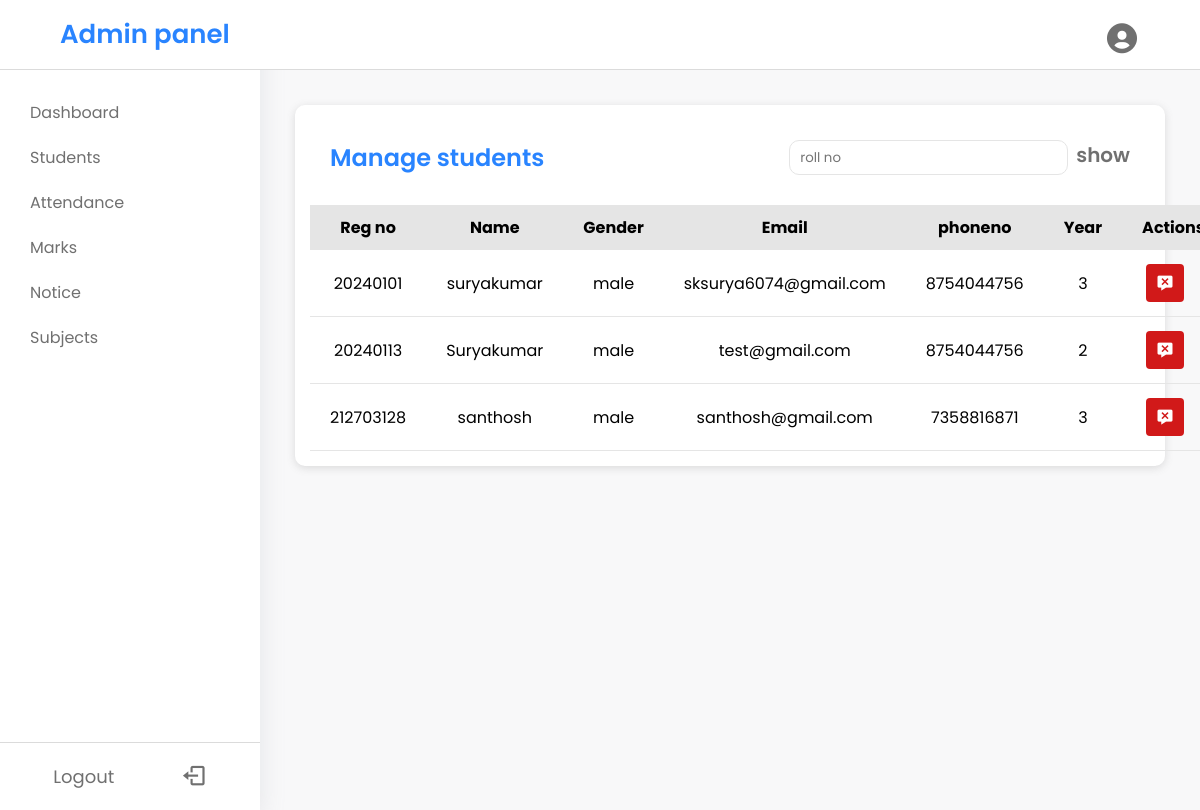
Page /manage-student.php (signed in) on the earlier database version.
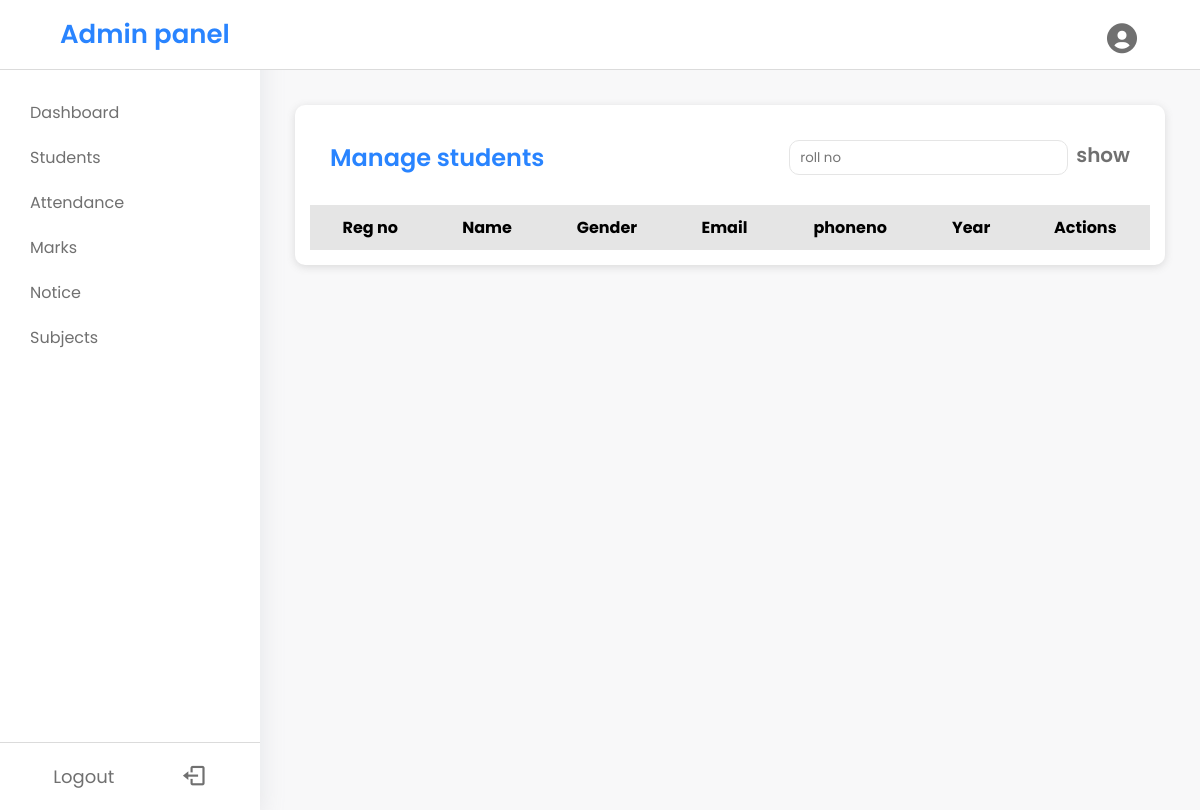
Same page on the later database version.
### tables this page shows
CREATE TABLE `student_details` (
  `stud_id` int(11) NOT NULL,
  `stud_name` varchar(50) NOT NULL,
  `stud_dob` date DEFAULT NULL,
  `stud_phno` varchar(15) DEFAULT NULL,
  `stud_email` varchar(100) DEFAULT NULL,
  `stud_street` varchar(100) DEFAULT NULL,
  `stud_city` varchar(50) DEFAULT NULL,
  `stud_district` varchar(50) DEFAULT NULL,
  `stud_pincode` varchar(10) DEFAULT NULL,
  `stud_fathername` varchar(50) DEFAULT NULL,
  `stud_fatherno` varchar(15) DEFAULT NULL,
  `stud_mothername` varchar(50) DEFAULT NULL,
  `stud_motherno` varchar(15) DEFAULT NULL,
  `stud_year` varchar(5) DEFAULT NULL,
  `stud_dept` varchar(50) DEFAULT NULL,
  `stud_gender` enum('male','female') DEFAULT NULL
);

### manage-student.php (the view, shortened to what this page needs)
<?php
include("./Assets/links.php"); ?>
<!DOCTYPE html>
<html lang="en">
<head>
</head>
<body>
    <nav>
        <?php include("./Assets/nav.php") ?>
    </nav>
    <div class="body-content">
        <div class="sidemenubar">
            <?php include("./Assets/sidemenu.php") ?>
        </div>
        <div class="main-content">
            <div class="manage-stud">
                <div class="stud-table-head">
                    <div class="stud-title">
                        <p>Manage students</p>
                    </div>
                    <div class="stud-search">
                        <input type="text" placeholder="roll no" />
                        <p>show</p>
                    </div>
                </div>
                <form action="manage-student.php" method="post" onSubmit="return confirm('Are you sure to delete?')">
                    <table class=" mstud" style="overflow-x: scroll">
                        <thead>
                            <tr>
                                <th>Reg no</th>
                                <th>Name</th>
                                <th>Gender</th>
                                <th>Email</th>
                                <th>phoneno</th>
                                <th>Year</th>
                                <th>Actions</th>
                            </tr>
                        </thead>
                        <tbody>
                            <?php
                            include('./config/connect.php');
                            $sql = "select `stud_id`, `stud_name`,  `stud_email`, `stud_phno`,  `stud_year`, `stud_dept`, `stud_gender` from `student_details`";
                            $result = $conn->query($sql);
                            $numrows = mysqli_num_rows($result);
                            if ($numrows > 0) {
                                while ($row = mysqli_fetch_assoc($result)) {
                                    echo "<tr>";
                                    echo "<td>" . $row['stud_id'] . "</td>";
                                    echo "<td>" . $row['stud_name'] . "</td>";
                                    echo "<td>" . $row['stud_gender'] . "</td>";
                                    echo "<td>" . $row['stud_email'] . "</td>";
                                    echo "<td>" . $row['stud_phno'] . "</td>";
                                    echo "<td>" . $row['stud_year'] . "</td>";
                                    echo "<td class='action_btn'><button  type='submit' name='delrecord' value='" . $row['stud_id'] . "' class='del' ><i class='bx bxs-message-x'></i></button></td>";
                                    echo "</tr>";
                                }
                            }
                            ?>
                        </tbody>
                    </table>
                </form>
            </div>
        </div>
    </div>
</body>
</html>

### Assets/links.php (shortened to what this page needs)
<link rel="stylesheet" href="./boxicons-2.1.4/css/boxicons.min.css">
<link href='https://unpkg.com/boxicons@2.1.4/css/boxicons.min.css' rel='stylesheet'>

### Assets/nav.php (shortened to what this page needs)
<nav>
    <div class="head">
        <p>Admin panel</p>
        <button onclick="test()"><i class='bx bxs-user-circle'></i></button>
    </div>
</nav>

### Assets/sidemenu.php (shortened to what this page needs)
<div class="sidebar">
    <ul class="menu-content">
        <li class="menu-items" onclick="location.replace('dashboard.php')">
            <a href="dashboard.php">Dashboard</a>
        </li>
        <li class="menu-items link">
            <a class="links">Students</a>
        </li>
        <li class="menu-items link">
            <a class="links">Attendance</a>
        </li>
        <li class="menu-items link" onclick="location.replace('result.php')">
            <a href="result.php" class="links">Marks</a>
        </li>
        <li class="menu-items link">
            <a class="links">Notice</a>
        </li>
        <li class="menu-items link">
            <a class="links">Subjects</a>
        </li>
    </ul>
    <div class="btm" onclick="location.replace('logout.php')">
        <p>Logout</p>
        <p><i class='bx bx-log-out'></i></p>
    </div>
</div>

### Assets/links.php (style rules this page uses)
:root { --blue: #2984FF; --lightblue: #4ea5ff; --white: #fff; --grey: #e5e5e5; --txt: #707070; }
* { margin: 0; padding: 0; box-sizing: border-box; font-family: "Poppins", sans-serif; }
body { overflow: hidden; background-color: #F8F8F9; }
.body-content { display: flex; }
.main-content { margin-top: 70px; overflow-y: scroll; height: 90vh; width: 100%; padding: 35px 35px; }

### Assets/nav.php (style rules this page uses)
nav { position: relative; }
nav .head { position: fixed; top: 0; left: 0; width: 100%; height: 70px; background-color: var(--white); z-index: 100; padding: 10px 60px; display: flex; justify-content: space-between; border-bottom: 1px solid #dbdbdb; align-items: center; }
nav .head p { font-size: 26px; font-weight: 600; color: var(--blue); }
nav .head button { outline: none; border: 0; background: none; }
nav .head button i { padding: 6px 0 0 0; font-size: 36px; color: var(--txt); }

### Assets/sidemenu.php (style rules this page uses)
.sidebar { margin-top: 10px; width: 260px; background-color: var(--white); padding: 20px; height: 100vh; position: relative; display: flex; justify-content: space-between; flex-direction: column; overflow: hidden; color: var(--txt); box-shadow: rgba(149, 157, 165, 0.2) 0px 8px 24px; }
.menu-content { overflow: scroll; padding: 60px 0; transition: 1s ease-in-out; }
.menu-content .menu-items { list-style: none; padding: 10px; cursor: pointer; }
.menu-items a { text-decoration: none; color: var(--txt); }
.btm { position: absolute; bottom: 0; left: 0; background-color: var(--white); width: 100%; padding: 20px; display: flex; justify-content: space-around; border-top: 1px solid #dbdbdb; cursor: pointer; }
.btm p { font-size: 18px; }
.btm p i { font-size: 26px; }

### manage-student.php (style rules this page uses)
.manage-stud { background-color: var(--white); border-radius: 10px; padding: 15px; box-shadow: rgba(99, 99, 99, 0.2) 0px 2px 8px 0px; }
.stud-table-head { padding: 20px 20px 30px 20px; display: flex; justify-content: space-between; color: var(--blue); font-size: 18px; font-weight: 600; }
.stud-title { font-size: 24px; }
.stud-search { display: flex; }
.stud-search input { outline: none; padding: 0 10px; border: 1px solid var(--grey); border-radius: 10px; }
.stud-search p { margin-left: 8px; font-size: 20px; cursor: pointer; color: var(--txt); }
.mstud { border-collapse: collapse; width: 100%; text-align: center; overflow-x: scroll; }
.mstud thead { background-color: #e5e5e5; }
.mstud thead th, .mstud tbody td { padding: 10px 20px; }
.mstud tbody tr { transition: 0.2s; border-bottom: 0.5px solid #e5e5e5; }
.action_btn { display: flex; }
.action_btn button { padding: 10px; margin: 4px; color: var(--white); outline: none; border: 0; cursor: pointer; border-radius: 4px; }
.action_btn button i { font-size: 18px; }
.del { background-color: #d11919; }

Differences in the rows shown:
removed student_details: stud_id "20240101", stud_name "suryakumar", stud_gender "male", stud_email "sksurya6074@gmail.com", stud_phno "8754044756", stud_year "3"
removed student_details: stud_id "20240113", stud_name "Suryakumar", stud_gender "male", stud_email "test@gmail.com", stud_phno "8754044756", stud_year "2"
removed student_details: stud_id "212703128", stud_name "santhosh", stud_gender "male", stud_email "santhosh@gmail.com", stud_phno "7358816871", stud_year "3"
